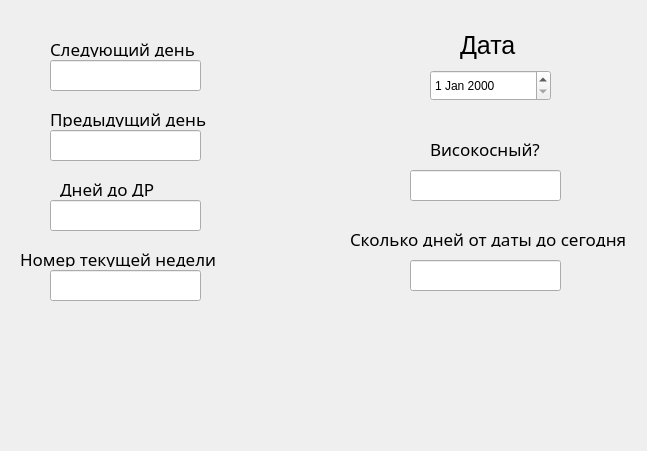
<?xml version="1.0" encoding="UTF-8"?>
<ui version="4.0">
 <class>View_App</class>
 <widget class="QDialog" name="View_App">
  <property name="geometry">
   <rect>
    <x>0</x>
    <y>0</y>
    <width>647</width>
    <height>451</height>
   </rect>
  </property>
  <property name="windowTitle">
   <string>Dialog</string>
  </property>
  <widget class="QLineEdit" name="Next_day_line">
   <property name="geometry">
    <rect>
     <x>50</x>
     <y>60</y>
     <width>151</width>
     <height>31</height>
    </rect>
   </property>
   <property name="readOnly">
    <bool>true</bool>
   </property>
  </widget>
  <widget class="QLineEdit" name="Is_Lepp_line">
   <property name="geometry">
    <rect>
     <x>410</x>
     <y>170</y>
     <width>151</width>
     <height>31</height>
    </rect>
   </property>
   <property name="readOnly">
    <bool>true</bool>
   </property>
  </widget>
  <widget class="QLineEdit" name="Previous_day_line">
   <property name="geometry">
    <rect>
     <x>50</x>
     <y>130</y>
     <width>151</width>
     <height>31</height>
    </rect>
   </property>
   <property name="readOnly">
    <bool>true</bool>
   </property>
  </widget>
  <widget class="QLabel" name="label">
   <property name="geometry">
    <rect>
     <x>50</x>
     <y>40</y>
     <width>151</width>
     <height>17</height>
    </rect>
   </property>
   <property name="font">
    <font>
     <family>Titillium Web</family>
     <pointsize>13</pointsize>
    </font>
   </property>
   <property name="text">
    <string>Следующий день</string>
   </property>
  </widget>
  <widget class="QLabel" name="label_2">
   <property name="geometry">
    <rect>
     <x>50</x>
     <y>110</y>
     <width>161</width>
     <height>17</height>
    </rect>
   </property>
   <property name="font">
    <font>
     <family>Titillium Web</family>
     <pointsize>13</pointsize>
    </font>
   </property>
   <property name="text">
    <string>Предыдущий день</string>
   </property>
  </widget>
  <widget class="QLabel" name="label_3">
   <property name="geometry">
    <rect>
     <x>430</x>
     <y>140</y>
     <width>111</width>
     <height>17</height>
    </rect>
   </property>
   <property name="font">
    <font>
     <family>Titillium Web</family>
     <pointsize>13</pointsize>
    </font>
   </property>
   <property name="text">
    <string>Високосный?</string>
   </property>
  </widget>
  <widget class="QLabel" name="label_4">
   <property name="geometry">
    <rect>
     <x>20</x>
     <y>250</y>
     <width>201</width>
     <height>17</height>
    </rect>
   </property>
   <property name="font">
    <font>
     <family>Titillium Web</family>
     <pointsize>13</pointsize>
    </font>
   </property>
   <property name="text">
    <string>Номер текущей недели</string>
   </property>
  </widget>
  <widget class="QLineEdit" name="Week_number_line">
   <property name="geometry">
    <rect>
     <x>50</x>
     <y>270</y>
     <width>151</width>
     <height>31</height>
    </rect>
   </property>
   <property name="readOnly">
    <bool>true</bool>
   </property>
  </widget>
  <widget class="QLineEdit" name="Days_till_birthday">
   <property name="geometry">
    <rect>
     <x>50</x>
     <y>200</y>
     <width>151</width>
     <height>31</height>
    </rect>
   </property>
   <property name="readOnly">
    <bool>true</bool>
   </property>
  </widget>
  <widget class="QLabel" name="label_5">
   <property name="geometry">
    <rect>
     <x>60</x>
     <y>180</y>
     <width>101</width>
     <height>17</height>
    </rect>
   </property>
   <property name="font">
    <font>
     <family>Titillium Web</family>
     <pointsize>13</pointsize>
    </font>
   </property>
   <property name="text">
    <string>Дней до ДР</string>
   </property>
  </widget>
  <widget class="QLabel" name="label_6">
   <property name="geometry">
    <rect>
     <x>350</x>
     <y>230</y>
     <width>281</width>
     <height>17</height>
    </rect>
   </property>
   <property name="font">
    <font>
     <family>Titillium Web</family>
     <pointsize>13</pointsize>
    </font>
   </property>
   <property name="text">
    <string>Сколько дней от даты до сегодня</string>
   </property>
  </widget>
  <widget class="QLineEdit" name="Days_between_line">
   <property name="geometry">
    <rect>
     <x>410</x>
     <y>260</y>
     <width>151</width>
     <height>31</height>
    </rect>
   </property>
   <property name="readOnly">
    <bool>true</bool>
   </property>
  </widget>
  <widget class="QDateEdit" name="User_input_date_line">
   <property name="geometry">
    <rect>
     <x>430</x>
     <y>70</y>
     <width>121</width>
     <height>31</height>
    </rect>
   </property>
  </widget>
  <widget class="QLabel" name="label_7">
   <property name="geometry">
    <rect>
     <x>460</x>
     <y>30</y>
     <width>71</width>
     <height>31</height>
    </rect>
   </property>
   <property name="font">
    <font>
     <pointsize>19</pointsize>
    </font>
   </property>
   <property name="text">
    <string>Дата</string>
   </property>
  </widget>
 </widget>
 <resources/>
 <connections/>
</ui>
